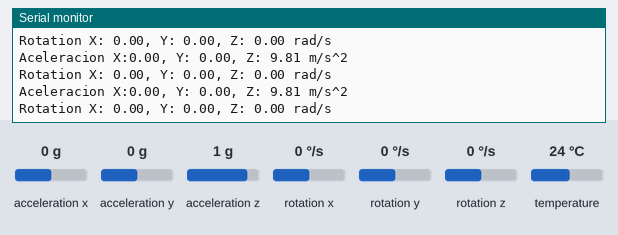
The sketch below on a simulated ESP8266 (NodeMCU). On the bench: the last lines printed to the serial monitor. The inputs (shaded band) are chosen by the test bench; at power-on: acceleration x 0 g, acceleration y 0 g, acceleration z 1 g, rotation x 0 °/s, rotation y 0 °/s, rotation z 0 °/s, temperature 24 °C. WiFi joins after 1.5 s; servers stay silent unless stated.

Above: at 2.8 s.
2.9 s: acceleration x set to -1.4 g
At 3.7 s:
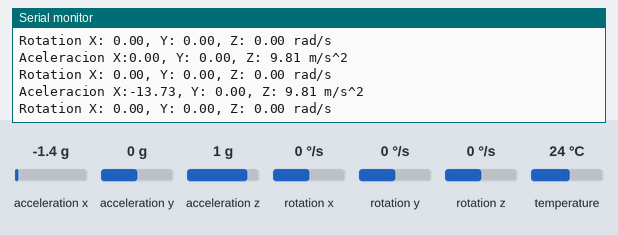
4.4 s: acceleration y set to -1.4 g
At 5.3 s:
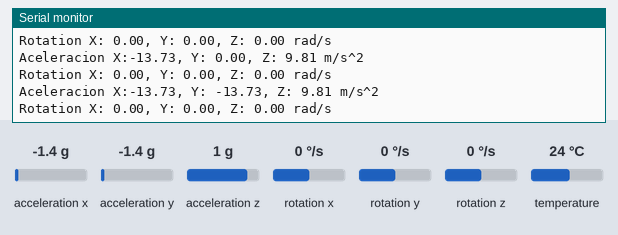
7.5 s: acceleration z set to -1.4 g
At 8.0 s:
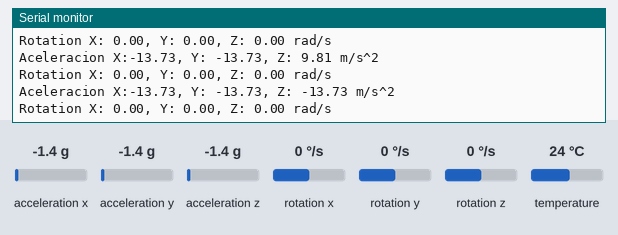
9.0 s: rotation x set to -192 °/s
At 9.6 s:
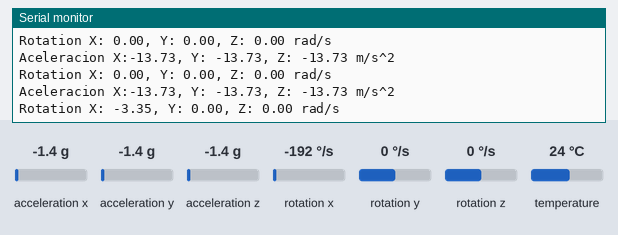
10.5 s: rotation y set to -192 °/s
At 11.2 s:
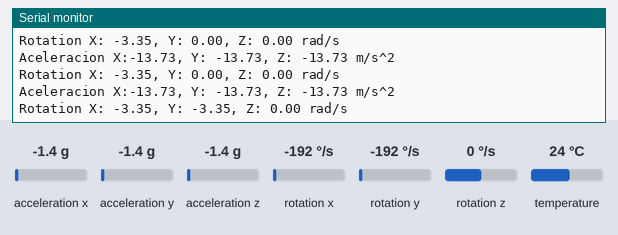

The sketch:

Acelerometro_y_giroscopio_oct18a.ino
```cpp
#include "arduino_secrets.h"
/*
  Sketch generated by the Arduino IoT Cloud Thing "Acelerometro y giroscopio"
  https://create.arduino.cc/cloud/things/46f8dcce-397a-4f0e-97ed-66967598b13c

  The following variables are automatically generated and updated when changes are made to the Thing

  String acelerometro;
  String giroscopio;

  Para usar el ESP8266MOD es necesario configurar la conexion a internet previamente
*/

#include "thingProperties.h"
#include <Adafruit_MPU6050.h>
#include <Adafruit_Sensor.h>
//Uso de Wire para conexion I2C, GPIO5 -> SCL, GPIO4 -> SDA
#include <Wire.h>

Adafruit_MPU6050 mpu;

void setup() {
  // Initialize serial and wait for port to open:
  Serial.begin(9600);
  // This delay gives the chance to wait for a Serial Monitor without blocking if none is found
  delay(1500);

  // Defined in thingProperties.h
  initProperties();

  // Connect to Arduino IoT Cloud
  ArduinoCloud.begin(ArduinoIoTPreferredConnection);

  /*
     The following function allows you to obtain more information
     related to the state of network and IoT Cloud connection and errors
     the higher number the more granular information you’ll get.
     The default is 0 (only errors).
     Maximum is 4
 */
  setDebugMessageLevel(2);
  ArduinoCloud.printDebugInfo();

  Serial.println("Adafruit MPU6050 test!");

  // Try to initialize!
  if (!mpu.begin()) {
    Serial.println("Failed to find MPU6050 chip");
    while (1) {
      delay(10);
    }
  }
  Serial.println("MPU6050 Found!");
  //Swith case para hace print del rango del acelerometro
  mpu.setAccelerometerRange(MPU6050_RANGE_8_G);
  Serial.print("Accelerometer range set to: ");
  switch (mpu.getAccelerometerRange()) {
  case MPU6050_RANGE_2_G:
    Serial.println("+-2G");
    break;
  case MPU6050_RANGE_4_G:
    Serial.println("+-4G");
    break;
  case MPU6050_RANGE_8_G:
    Serial.println("+-8G");
    break;
  case MPU6050_RANGE_16_G:
    Serial.println("+-16G");
    break;
  }
  //Swith case para hace print del rango de los angulos de rotacion
  mpu.setGyroRange(MPU6050_RANGE_500_DEG);
  Serial.print("Gyro range set to: ");
  switch (mpu.getGyroRange()) {
  case MPU6050_RANGE_250_DEG:
    Serial.println("+- 250 deg/s");
    break;
  case MPU6050_RANGE_500_DEG:
    Serial.println("+- 500 deg/s");
    break;
  case MPU6050_RANGE_1000_DEG:
    Serial.println("+- 1000 deg/s");
    break;
  case MPU6050_RANGE_2000_DEG:
    Serial.println("+- 2000 deg/s");
    break;
  }
  //Switch case para hacer print del rango del centro de frecuencia
  mpu.setFilterBandwidth(MPU6050_BAND_5_HZ);
  Serial.print("Filter bandwidth set to: ");
  switch (mpu.getFilterBandwidth()) {
  case MPU6050_BAND_260_HZ:
    Serial.println("260 Hz");
    break;
  case MPU6050_BAND_184_HZ:
    Serial.println("184 Hz");
    break;
  case MPU6050_BAND_94_HZ:
    Serial.println("94 Hz");
    break;
  case MPU6050_BAND_44_HZ:
    Serial.println("44 Hz");
    break;
  case MPU6050_BAND_21_HZ:
    Serial.println("21 Hz");
    break;
  case MPU6050_BAND_10_HZ:
    Serial.println("10 Hz");
    break;
  case MPU6050_BAND_5_HZ:
    Serial.println("5 Hz");
    break;
  }

  Serial.println("");
  delay(100);
}

void loop() {
  ArduinoCloud.update();
  // Llamar a la funcion para hacer las lecturas
  MPU6050_READ();

}

void MPU6050_READ(){
  /* Get new sensor events with the readings */
  sensors_event_t a, g, temp;
  mpu.getEvent(&a, &g, &temp);

  // Creacion de string ACELERACION para ser usado como variable de Arduino Cloud
  String accel="Aceleracion X:";
  accel.concat(a.acceleration.x);
  accel.concat(", Y: ");
  accel.concat(a.acceleration.y);
  accel.concat(", Z: ");
  accel.concat(a.acceleration.z);
  accel.concat(" m/s^2");

  Serial.println(accel);
  //Variable de Arduino Cloud, responde a cada cambio
  acelerometro = accel;

  // Creacion de string ROTACION para ser usado como variable de Arduino Cloud
  String rot="Rotation X: ";
  rot.concat(g.gyro.x);
  rot.concat(", Y: ");
  rot.concat(g.gyro.y);
  rot.concat(", Z: ");
  rot.concat(g.gyro.z);
  rot.concat(" rad/s");

  Serial.println(rot);
  //Variable de Arduino Cloud, responde a cada cambio
  giroscopio = rot;
  //Salgo de linea
  Serial.println("");
  delay(500);
}
```

arduino_secrets.h
```cpp
#define SECRET_DEVICE_KEY ""
#define SECRET_OPTIONAL_PASS ""
#define SECRET_SSID ""
```

thingProperties.h
```cpp
// Code generated by Arduino IoT Cloud, DO NOT EDIT.

#include <ArduinoIoTCloud.h>
#include <Arduino_ConnectionHandler.h>

const char DEVICE_LOGIN_NAME[]  = "8e25dd42-852f-4e87-b3f5-16cd69de576f";

const char SSID[]               = SECRET_SSID;    // Network SSID (name)
const char PASS[]               = SECRET_OPTIONAL_PASS;    // Network password (use for WPA, or use as key for WEP)
const char DEVICE_KEY[]  = SECRET_DEVICE_KEY;    // Secret device password


String acelerometro;
String giroscopio;

void initProperties(){

  ArduinoCloud.setBoardId(DEVICE_LOGIN_NAME);
  ArduinoCloud.setSecretDeviceKey(DEVICE_KEY);
  ArduinoCloud.addProperty(acelerometro, READ, ON_CHANGE, NULL);
  ArduinoCloud.addProperty(giroscopio, READ, ON_CHANGE, NULL);

}

WiFiConnectionHandler ArduinoIoTPreferredConnection(SSID, PASS);
```

Measured:
- after the input at 2.9 s, the serial monitor: prints a new line after 0.37 s (image 1)
- after the input at 4.4 s, the serial monitor: prints a new line after 0.46 s (image 2)
- after the input at 7.5 s, the serial monitor: prints a new line at once (image 3)
- after the input at 9.0 s, the serial monitor: prints a new line after 0.12 s (image 4)
- after the input at 10.5 s, the serial monitor: prints a new line after 0.22 s (image 5)
